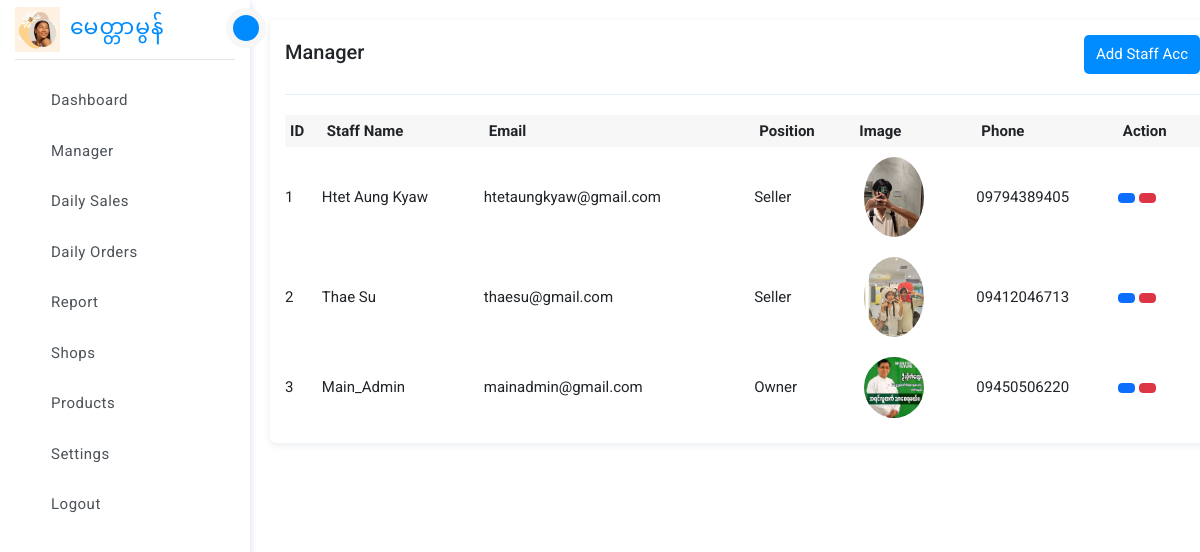
Page /dashboard/manager/ on the committed database.
### authentication/models.py (models this page shows, shortened)
class UserModel(AbstractBaseUser, PermissionsMixin):
    id = models.UUIDField(primary_key=True, default=uuid.uuid4, editable=False)
    username = models.CharField(max_length=100, null=True, blank=True)
    email = models.EmailField(max_length=254, unique=True, null=True, blank=True)
    phone = models.CharField(max_length=15, null=True, blank=True)
    profile = models.ImageField(upload_to="profile", null=True, blank=True)
    position = models.CharField(max_length=100, null=True,blank=True)
    is_staff = models.BooleanField(default=False)
    is_active = models.BooleanField(default=True)
    is_superuser = models.BooleanField(default=False)
    last_login = models.DateTimeField(null=True, blank=True)
    last_active = models.DateTimeField(null=True, blank=True, auto_now_add=True)
    created_at = models.DateTimeField(auto_now_add=True)
    updated_at = models.DateTimeField(auto_now=True)
    USERNAME_FIELD = "email"
    REQUIRED_FIELDS = ["username"]
    objects = CustomUserManager()
    class Meta:
        verbose_name = "User"
        verbose_name_plural = "Users"

### dashboard/views.py (the view)
# urls.py: path('manager/',views.Manager, name='manager'),
def Manager(request):
    users = UserModel.objects.all()
    context = {
        'users':users
    }
    return render(request,'manager.html',context)

### dashboard/templates/manager.html (shortened to what this page needs)
{% extends 'base.html'%}
    {% block content %}
    {% include 'siber.html'%}
    <main class="content">
        <section class="main" style="margin-top: 20px;">
            <div class="box box-6">
                <div class="box-header">
                    <h4>Manager</h4>
                    <button class="shop" data-bs-toggle="modal" data-bs-target="#userForm">Add Staff Acc</button>
                </div>
                <div class="box-body">
                    <table>
                        <thead>
                            <tr>
                                <th>ID</th>
                                <th>Staff Name</th>
                                <th>email</th>
                                <th>Position</th>
                                <th>Image</th>
                                <th>Phone</th>
                                <th>Action</th>
                            </tr>
                        </thead>
                        <tbody>
                            {% for user in users %}
                            <tr>
                                <td>{{forloop.counter}}</td>
                                <td>{{user.username}}</td>
                                <td>{{user.email}}</td>
                                <td>{{user.position}}</td>
                                <td>
                                    {% if user.profile %}
                                    <img src="{{user.profile.url}}" alt="" width="60"
                                        style="margin: 10px;border-radius: 50%;">
                                    {% endif %}
                                </td>
                                <td>{{user.phone}}</td>
                                <td>
                                    <button class="btn btn-primary" data-bs-toggle="modal"
                                        data-bs-target="#updateModal_{{ user.id }}"> </button>
                                    <button class="btn btn-danger" data-bs-toggle="modal"
                                        data-bs-target="#deleteModal_{{user.id}}"></button>
                                </td>
                            </tr>
                            {% endfor %}
                        </tbody>
                    </table>
                </div>
            </div>
        </section>
    </main>
    {% endblock %}

### templates/base.html (shortened to what this page needs)
{% load static %}
<!DOCTYPE html>
<html lang="en">
<head>
    <link rel="stylesheet" href="{% static 'css/style.css'%}">
    <link href="https://cdn.jsdelivr.net/npm/bootstrap@5.3.8/dist/css/bootstrap.min.css" rel="stylesheet"
>
</head>
<body>
    {% block content %}
    {% endblock %}
</body>
</html>

### templates/siber.html (shortened to what this page needs)
<div class="containers">
    <aside class="siber-wrapper">
        <div class="sidebar-header">
            <img src="../../media/pb.jpg" alt="">
            <h4>မေတ္တာမွန်</h4>
            <div class="close-menu">
            </div>
        </div>
        <nav>
            <ul>
                <li>
                    <a href="{% url 'dashboard'%}">
                        <div class="title">Dashboard</div>
                    </a>
                </li>
                <li>
                    <a href="{% url 'manager'%}">
                        <div class="title">Manager</div>
                    </a>
                </li>
                <li>
                    <a href="{% url 'daily_sales'%}">
                        <div class="title">Daily Sales</div>
                    </a>
                </li>
                <li>
                    <a href="{% url 'daily_orders' %}">
                        <div class="title">Daily Orders</div>
                    </a>
                </li>
                <li>
                    <a href="{% url 'report' %}">
                        <div class="title">Report</div>
                    </a>
                </li>
                 <li>
                    <a href="{% url 'shop'%}">
                        <div class="title">Shops</div>
                    </a>
                </li>
                <li>
                    <a href="{% url 'products' %}">
                        <div class="title">Products</div>
                    </a>
                </li>
                <li>
                    <a href="{% url 'settings'%}">
                        <div class="title">Settings</div>
                    </a>
                </li>
                <li>
                    <a href="{% url 'logout'%}">
                        <div class="title">Logout</div>
                    </a>
                </li>
            </ul>
        </nav>
    </aside>
</div>

### static/css/style.css (style rules this page uses)
* { margin: 0; padding: 0; box-sizing: border-box; text-decoration: none; list-style: none; font-family: "Roboto", sans-serif; }
:root { --blue: #008cff; --white: #ffffff; --LightGray: #f7f7f7; --text-color: #4c5258; --border-c: #e4e4e4; --small-b: .5rem; --big-b: 2rem; --fs13: 1.3rem; --fs-15: 1.5rem; --fs-16: 1.6rem; --fs-20: 2rem; --fs-30: 3rem; }
html { font-size: 62.5%; scroll-behavior: smooth; }
body { position: relative; color: var(--text-color); background-color: var(--LightGray); }
h1, h2, h3, h4, h5, h6 { line-height: 1.2; font-weight: 500; }
.containers { width: 100%; height: 100%; position: relative; display: flex; gap: 2rem; }
.shop { padding: .8rem 1.2rem; background: var(--blue); color: var(--white); border-radius: .5rem; outline: none; border: none; font-size: var(--fs-15); transition: all .3s ease; }
.siber-wrapper { position: fixed; top: 0; left: -100rem; width: 25rem; height: 100vh; padding: 0rem 1.5rem; background: var(--white); box-shadow: 0 .2rem .6rem 0 rgba(218 218 253 / 65%), 0 .2rem .6rem 0 rgba(206 206 238 / 54%); z-index: 999; transition: all .3s ease-in-out; }
.siber-wrapper .sidebar-header .close-menu { position: absolute; top: 1%; right: -1.6rem; width: 4rem; height: 4rem; border-radius: 50%; background-color: var(--blue); border: .7rem solid var(--LightGray); display: flex; align-items: center; justify-content: center; cursor: pointer; }
.siber-wrapper .sidebar-header { display: flex; align-items: center; gap: 1rem; height: 6rem; border-bottom: .1rem solid var(--border-c); }
.siber-wrapper .sidebar-header img { width: 4.5rem; }
.siber-wrapper .sidebar-header h4 { font-size: 2.2rem; letter-spacing: .1rem; text-transform: capitalize; color: var(--blue); }
.siber-wrapper nav ul { padding: 1rem; margin-top: 1rem; display: flex; flex-direction: column; gap: 1rem; }
.siber-wrapper nav ul li a { display: flex; align-items: center; gap: 1rem; padding: 0.8rem 1.5rem; font-size: var(--fs-15); letter-spacing: .05rem; color: var(--text-color); border: .1rem solid #ffffff00; transition: all .3s ease-in-out; }
.siber-wrapper nav ul li a .title { text-transform: capitalize; }
.content { width: 80%; padding-right: 1.5rem; padding-left: 1.5rem; }
.main { display: grid; gap: 2rem; }
.main .box { padding: 1.5rem; background-color: var(--white); border-radius: var(--small-b); box-shadow: 0 .2rem .6rem 0 rgba(67 89 113 / .12); }
.box .box-header { display: flex; align-items: center; justify-content: space-between; margin-bottom: 2rem; padding-bottom: 2rem; border-bottom: .1rem solid rgba(13 110 253 / .12); }
.box .box-header h4 { text-transform: capitalize; font-size: var(--fs-20); }
.main .box-6 { white-space: nowrap; overflow-x: auto; }
.box .box-body table { width: 100%; border-collapse: collapse; }
.box .box-body table thead { background-color: var(--LightGray); }
.box .box-body table thead tr th { text-transform: capitalize; font-size: var(--fs-15); padding: 0.5rem; text-align: left; }
.box .box-body table tbody { font-size: var(--fs-15); padding: 1rem 0.5rem; }
@media (min-width:992px) { .siber-wrapper { left: 0; } }
@media (min-width:992px) { .content { margin-left: 27rem; padding-left: 0; } }
@media (min-width:768px) { .main { grid-template-columns: repeat(2, 1fr); } }
@media (min-width:768px) { .box-6, .box-7 { grid-column: span 2; } }

### templates/siber.html (style rules this page uses)
a { text-decoration: none; }

### rows in the picture
UserModel: username "Htet Aung Kyaw", email "htetaungkyaw@gmail.com", position "Seller", profile (picture), phone "09794389405"
UserModel: username "Thae Su", email "thaesu@gmail.com", position "Seller", profile (picture), phone "09412046713"
UserModel: username "Main_Admin", email "mainadmin@gmail.com", position "Owner", profile (picture), phone "09450506220"
